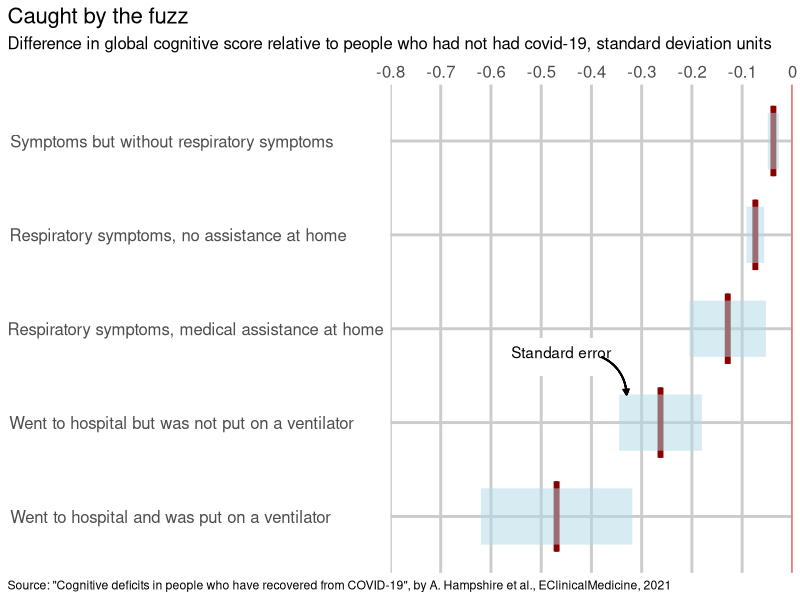
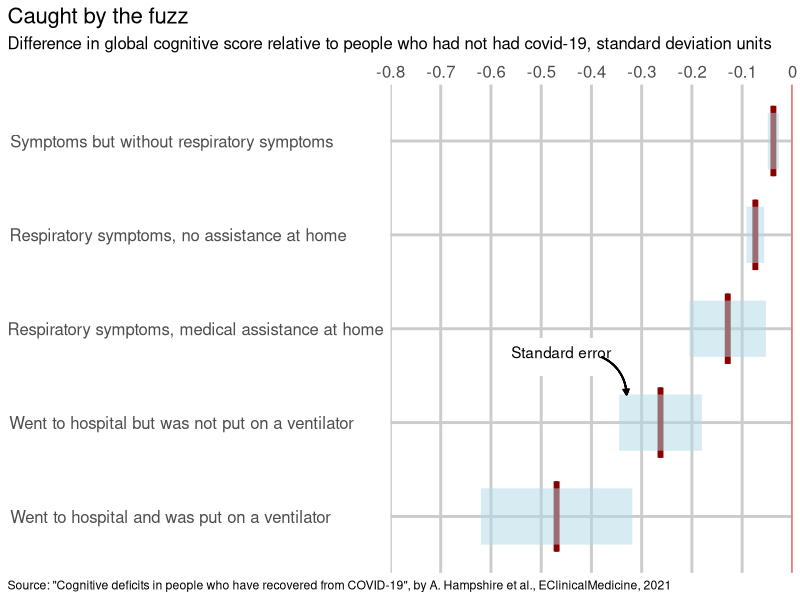

The R script that drew these images, in order:
# This is to replicate the Economist's daily chart of 2021/08/31
# On Covid-19 patients with severe symptoms suffer long-lasting cognitive impairments
# Author: Luke Korir
# Date: September 2021
# Data: "Cognitive deficits in people who have recovered from COVID-19", by A. Hampshire et al., EClinicalMedicine, 2021'
# _ _ _ _ _ _ _ _ _ _ _ _ _ _ _ _ _ _ _ _ _ _ _ _ _ _ _ _ _ _ _ _ _ _
library(ggplot2)

# Recreate the data as a dataframe
variable <- c("x5", "x4", "x3", "x2", "x1")

diff <- c(-0.03778, -0.07372, -0.12868, -0.26250, -0.46932)
serr <- c(0.01124, 0.01760, 0.07610, 0.08227, 0.15076)

dt <- data.frame(variable, diff, serr)
# _ _ _ _ _ _ _ _ _ _ _ _ _ _ _ _ _ _ _ _ _ _ _ _ _ _ _ _ _ _ _ _ _ _
# Start plotting
ggplot(dt, aes(diff, variable)) +
  theme_bw() +
  scale_x_continuous(limits = c(-0.8, 0), breaks = seq(-0.8, 0, by = 0.1), expand = c(0, 0), position = "top", 
                     labels = c("-0.8","-0.7","-0.6","-0.5","-0.4","-0.3", "-0.2", "-0.1", "0" )) +
  geom_boxplot(fill = "white", colour = "darkred", size = 1, weight = 2) +
  geom_errorbar(aes(xmax = diff + serr, xmin = diff - serr),
                position = "dodge", width = 0, size = 19, color = "lightblue", alpha = 0.5) +
  geom_vline(xintercept = 0, color = "red") +
  labs(title = "Caught by the fuzz",
       subtitle = "Difference in global cognitive score relative to people who had not had covid-19, standard deviation units",
       caption = 'Source: "Cognitive deficits in people who have recovered from COVID-19", by A. Hampshire et al., EClinicalMedicine, 2021') +
  theme(panel.border = element_blank(),
        panel.grid.major    = element_line(colour = "grey80", size = 1),
        panel.grid.minor    = element_blank(),
        axis.title.y = element_blank(),
        axis.title.x = element_blank(),
        axis.text = element_text(size = 12),
        plot.title = element_text(size = 16),
        plot.subtitle = element_text(size = 12),
        axis.ticks = element_blank(),
        plot.caption = element_text(hjust = 0), 
        plot.title.position = "plot",
        plot.caption.position =  "plot",
        axis.text.y = element_text(size = 12, hjust = 0.05)) + 
  scale_y_discrete('variable', labels = c(
    'x5' = 'Symptoms but without respiratory symptoms',
    'x4' = 'Respiratory symptoms, no assistance at home',
    'x3' = 'Respiratory symptoms, medical assistance at home',
    'x2' = 'Went to hospital but was not put on a ventilator',
    'x1' = 'Went to hospital and was put on a ventilator')) +
  geom_curve(aes(x = -0.38, y = 2.7, xend = -0.33, yend = 2.3), curvature = -.3, size = 0.6, arrow = arrow(type = "closed", length = unit(dt$serr, "cm"))) +
  geom_segment(aes(x = -0.5, xend = -0.5, y = 2.5, yend = 2.9),   color = "white", size =2) +
  geom_segment(aes(x = -0.4, xend = -0.4, y = 2.5, yend = 2.9),   color = "white", size =2) +
  annotate(geom = "text", x = -0.46, y = 2.75, label = "Standard error", color = "black", angle = 0)
ggsave('covid_19_and_cognition.png',  dpi = 100)
# _ _ _ _ _ _ _ _ _ _  END  _ _ _ _ _ _ _ _ _ _ _ _ _ _ _ _ _
